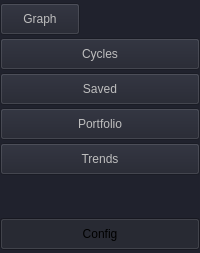
             <widget class="QWidget" name="sidebar_widget" native="true">
              <property name="styleSheet">
               <string notr="true">background-color: rgb(32, 34, 45);</string>
              </property>
              <layout class="QVBoxLayout" name="verticalLayout_13">
               <property name="spacing">
                <number>0</number>
               </property>
               <property name="leftMargin">
                <number>0</number>
               </property>
               <property name="topMargin">
                <number>0</number>
               </property>
               <property name="rightMargin">
                <number>0</number>
               </property>
               <property name="bottomMargin">
                <number>0</number>
               </property>
               <item>
                <layout class="QVBoxLayout" name="sidebar">
                 <property name="spacing">
                  <number>3</number>
                 </property>
                 <item>
                  <spacer name="verticalSpacer_2">
                   <property name="orientation">
                    <enum>Qt::Orientation::Vertical</enum>
                   </property>
                   <property name="sizeType">
                    <enum>QSizePolicy::Policy::Fixed</enum>
                   </property>
                   <property name="sizeHint" stdset="0">
                    <size>
                     <width>3</width>
                     <height>3</height>
                    </size>
                   </property>
                  </spacer>
                 </item>
                 <item>
                  <widget class="QPushButton" name="graph_button">
                   <property name="enabled">
                    <bool>false</bool>
                   </property>
                   <property name="sizePolicy">
                    <sizepolicy hsizetype="Fixed" vsizetype="Fixed">
                     <horstretch>0</horstretch>
                     <verstretch>0</verstretch>
                    </sizepolicy>
                   </property>
                   <property name="minimumSize">
                    <size>
                     <width>64</width>
                     <height>32</height>
                    </size>
                   </property>
                   <property name="text">
                    <string>Graph</string>
                   </property>
                   <property name="checkable">
                    <bool>true</bool>
                   </property>
                   <property name="checked">
                    <bool>false</bool>
                   </property>
                   <property name="autoExclusive">
                    <bool>true</bool>
                   </property>
                  </widget>
                 </item>
                 <item>
                  <widget class="QPushButton" name="cycles_button">
                   <property name="enabled">
                    <bool>false</bool>
                   </property>
                   <property name="minimumSize">
                    <size>
                     <width>64</width>
                     <height>32</height>
                    </size>
                   </property>
                   <property name="text">
                    <string>Cycles</string>
                   </property>
                   <property name="checkable">
                    <bool>true</bool>
                   </property>
                   <property name="checked">
                    <bool>false</bool>
                   </property>
                   <property name="autoExclusive">
                    <bool>true</bool>
                   </property>
                  </widget>
                 </item>
                 <item>
                  <widget class="QPushButton" name="saved_button">
                   <property name="enabled">
                    <bool>false</bool>
                   </property>
                   <property name="minimumSize">
                    <size>
                     <width>64</width>
                     <height>32</height>
                    </size>
                   </property>
                   <property name="text">
                    <string>Saved</string>
                   </property>
                   <property name="checkable">
                    <bool>true</bool>
                   </property>
                   <property name="checked">
                    <bool>false</bool>
                   </property>
                   <property name="autoExclusive">
                    <bool>true</bool>
                   </property>
                  </widget>
                 </item>
                 <item>
                  <widget class="QPushButton" name="portfolio_button">
                   <property name="enabled">
                    <bool>false</bool>
                   </property>
                   <property name="minimumSize">
                    <size>
                     <width>64</width>
                     <height>32</height>
                    </size>
                   </property>
                   <property name="text">
                    <string>Portfolio</string>
                   </property>
                   <property name="checkable">
                    <bool>true</bool>
                   </property>
                   <property name="checked">
                    <bool>false</bool>
                   </property>
                   <property name="autoExclusive">
                    <bool>true</bool>
                   </property>
                  </widget>
                 </item>
                 <item>
                  <widget class="QPushButton" name="trends_button">
                   <property name="enabled">
                    <bool>false</bool>
                   </property>
                   <property name="minimumSize">
                    <size>
                     <width>0</width>
                     <height>32</height>
                    </size>
                   </property>
                   <property name="text">
                    <string>Trends</string>
                   </property>
                   <property name="checkable">
                    <bool>true</bool>
                   </property>
                   <property name="checked">
                    <bool>false</bool>
                   </property>
                   <property name="autoExclusive">
                    <bool>true</bool>
                   </property>
                  </widget>
                 </item>
                 <item>
                  <spacer name="verticalSpacer">
                   <property name="orientation">
                    <enum>Qt::Orientation::Vertical</enum>
                   </property>
                   <property name="sizeType">
                    <enum>QSizePolicy::Policy::Expanding</enum>
                   </property>
                   <property name="sizeHint" stdset="0">
                    <size>
                     <width>64</width>
                     <height>40</height>
                    </size>
                   </property>
                  </spacer>
                 </item>
                 <item>
                  <widget class="QPushButton" name="config_button">
                   <property name="minimumSize">
                    <size>
                     <width>64</width>
                     <height>32</height>
                    </size>
                   </property>
                   <property name="styleSheet">
                    <string notr="true"/>
                   </property>
                   <property name="text">
                    <string>Config</string>
                   </property>
                   <property name="checkable">
                    <bool>true</bool>
                   </property>
                   <property name="checked">
                    <bool>true</bool>
                   </property>
                   <property name="autoExclusive">
                    <bool>true</bool>
                   </property>
                  </widget>
                 </item>
                 <item>
                  <spacer name="verticalSpacer_3">
                   <property name="orientation">
                    <enum>Qt::Orientation::Vertical</enum>
                   </property>
                   <property name="sizeType">
                    <enum>QSizePolicy::Policy::Fixed</enum>
                   </property>
                   <property name="sizeHint" stdset="0">
                    <size>
                     <width>20</width>
                     <height>3</height>
                    </size>
                   </property>
                  </spacer>
                 </item>
                </layout>
               </item>
              </layout>
             </widget>
